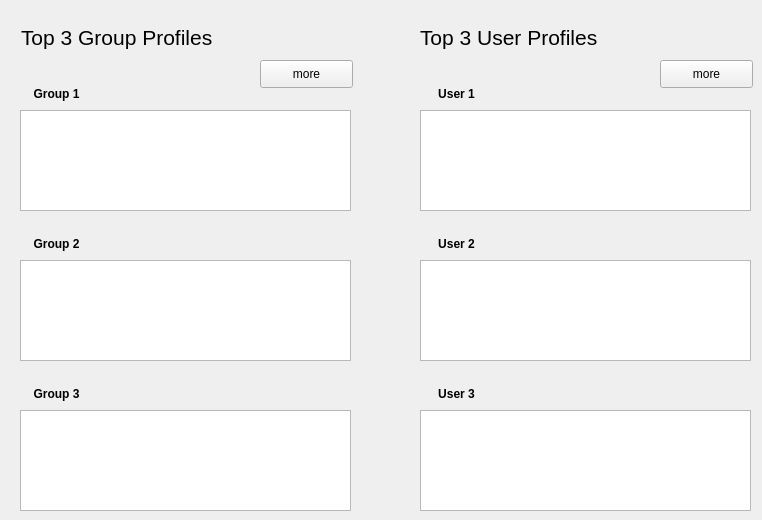
    <widget class="QWidget" name="browserTab">
     <attribute name="title">
      <string>Browser</string>
     </attribute>
     <widget class="QLabel" name="topUserLabel">
      <property name="geometry">
       <rect>
        <x>420</x>
        <y>21</y>
        <width>226</width>
        <height>33</height>
       </rect>
      </property>
      <property name="font">
       <font>
        <pointsize>16</pointsize>
       </font>
      </property>
      <property name="text">
       <string>Top 3 User Profiles</string>
      </property>
     </widget>
     <widget class="QTextBrowser" name="group1_textBrowser">
      <property name="geometry">
       <rect>
        <x>20</x>
        <y>110</y>
        <width>331</width>
        <height>101</height>
       </rect>
      </property>
     </widget>
     <widget class="QTextBrowser" name="user1_textBrowser">
      <property name="geometry">
       <rect>
        <x>420</x>
        <y>110</y>
        <width>331</width>
        <height>101</height>
       </rect>
      </property>
     </widget>
     <widget class="QLabel" name="label">
      <property name="geometry">
       <rect>
        <x>21</x>
        <y>21</y>
        <width>245</width>
        <height>33</height>
       </rect>
      </property>
      <property name="font">
       <font>
        <pointsize>16</pointsize>
       </font>
      </property>
      <property name="autoFillBackground">
       <bool>false</bool>
      </property>
      <property name="text">
       <string>Top 3 Group Profiles</string>
      </property>
     </widget>
     <widget class="QTextBrowser" name="user2_textBrowser">
      <property name="geometry">
       <rect>
        <x>420</x>
        <y>260</y>
        <width>331</width>
        <height>101</height>
       </rect>
      </property>
     </widget>
     <widget class="QTextBrowser" name="group2_textBrowser">
      <property name="geometry">
       <rect>
        <x>20</x>
        <y>260</y>
        <width>331</width>
        <height>101</height>
       </rect>
      </property>
     </widget>
     <widget class="QTextBrowser" name="user3_textBrowser">
      <property name="geometry">
       <rect>
        <x>420</x>
        <y>410</y>
        <width>331</width>
        <height>101</height>
       </rect>
      </property>
     </widget>
     <widget class="QTextBrowser" name="group3_textBrowser">
      <property name="geometry">
       <rect>
        <x>20</x>
        <y>410</y>
        <width>331</width>
        <height>101</height>
       </rect>
      </property>
     </widget>
     <widget class="QPushButton" name="pushButton_2">
      <property name="geometry">
       <rect>
        <x>260</x>
        <y>60</y>
        <width>93</width>
        <height>28</height>
       </rect>
      </property>
      <property name="text">
       <string>more</string>
      </property>
     </widget>
     <widget class="QPushButton" name="pushButton_26">
      <property name="geometry">
       <rect>
        <x>660</x>
        <y>60</y>
        <width>93</width>
        <height>28</height>
       </rect>
      </property>
      <property name="text">
       <string>more</string>
      </property>
     </widget>
     <widget class="QPushButton" name="group1_button">
      <property name="geometry">
       <rect>
        <x>10</x>
        <y>80</y>
        <width>93</width>
        <height>28</height>
       </rect>
      </property>
      <property name="font">
       <font>
        <weight>75</weight>
        <bold>true</bold>
       </font>
      </property>
      <property name="text">
       <string>Group 1</string>
      </property>
      <property name="flat">
       <bool>true</bool>
      </property>
     </widget>
     <widget class="QPushButton" name="group2_button">
      <property name="geometry">
       <rect>
        <x>10</x>
        <y>230</y>
        <width>93</width>
        <height>28</height>
       </rect>
      </property>
      <property name="font">
       <font>
        <weight>75</weight>
        <bold>true</bold>
       </font>
      </property>
      <property name="text">
       <string>Group 2</string>
      </property>
      <property name="flat">
       <bool>true</bool>
      </property>
     </widget>
     <widget class="QPushButton" name="group3_button">
      <property name="geometry">
       <rect>
        <x>10</x>
        <y>380</y>
        <width>93</width>
        <height>28</height>
       </rect>
      </property>
      <property name="font">
       <font>
        <weight>75</weight>
        <bold>true</bold>
       </font>
      </property>
      <property name="text">
       <string>Group 3</string>
      </property>
      <property name="flat">
       <bool>true</bool>
      </property>
     </widget>
     <widget class="QPushButton" name="user2_button">
      <property name="geometry">
       <rect>
        <x>410</x>
        <y>230</y>
        <width>93</width>
        <height>28</height>
       </rect>
      </property>
      <property name="font">
       <font>
        <weight>75</weight>
        <bold>true</bold>
       </font>
      </property>
      <property name="text">
       <string>User 2</string>
      </property>
      <property name="flat">
       <bool>true</bool>
      </property>
     </widget>
     <widget class="QPushButton" name="user3_button">
      <property name="geometry">
       <rect>
        <x>410</x>
        <y>380</y>
        <width>93</width>
        <height>28</height>
       </rect>
      </property>
      <property name="font">
       <font>
        <weight>75</weight>
        <bold>true</bold>
       </font>
      </property>
      <property name="text">
       <string>User 3</string>
      </property>
      <property name="flat">
       <bool>true</bool>
      </property>
     </widget>
     <widget class="QPushButton" name="user1_button">
      <property name="geometry">
       <rect>
        <x>410</x>
        <y>80</y>
        <width>93</width>
        <height>28</height>
       </rect>
      </property>
      <property name="font">
       <font>
        <weight>75</weight>
        <bold>true</bold>
       </font>
      </property>
      <property name="text">
       <string>User 1</string>
      </property>
      <property name="flat">
       <bool>true</bool>
      </property>
     </widget>
    </widget>
